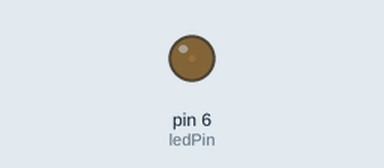
Bench run of a sketch on a simulated Arduino Uno, built with avr-gcc and run on an emulated ATmega328P. Shown: output pins drawn as LEDs (lit = HIGH).

Above: at 0.05 s.
At 1.3 s:
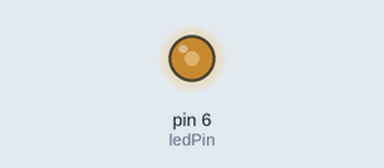
At 2.25 s:
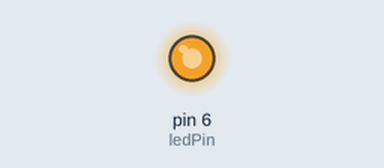
At 4.45 s:
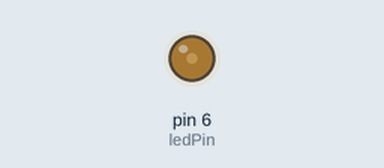
Timing chart, 0 to 6.6 s (numbered marks = the images above):
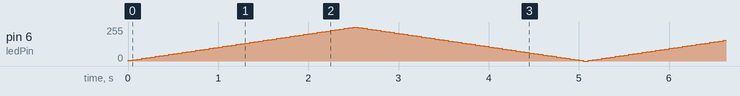

The sketch:

expt-1.hex.ino
```cpp
int ledPin = 6;
int analogPin = A0;

int brightness = 0;
int fadeAmount = 5;


void setup() {
  pinMode(ledPin, OUTPUT);

}

void loop() {
  // Update brightness
  brightness = brightness + fadeAmount;
  if (brightness <= 0 || brightness >= 255) {
    fadeAmount = -fadeAmount;
  }
  analogWrite(ledPin, brightness);

  delay(50);
}
```
